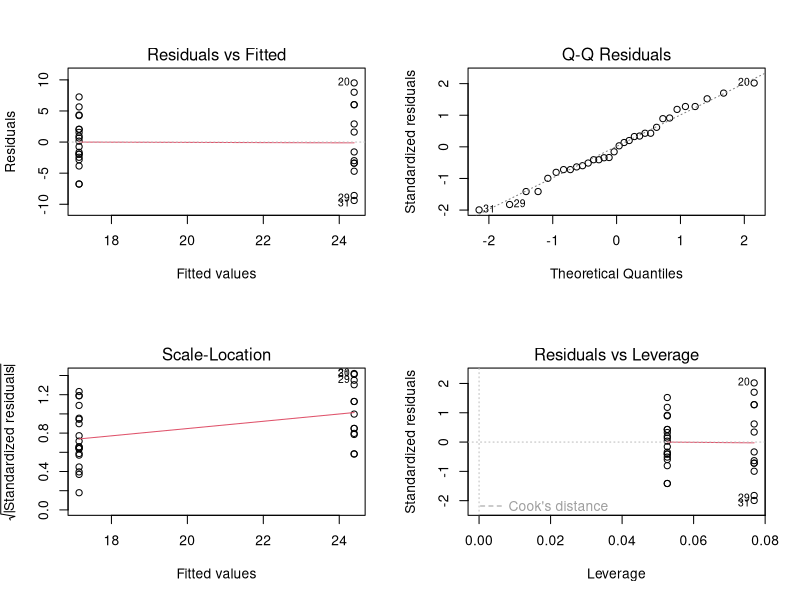
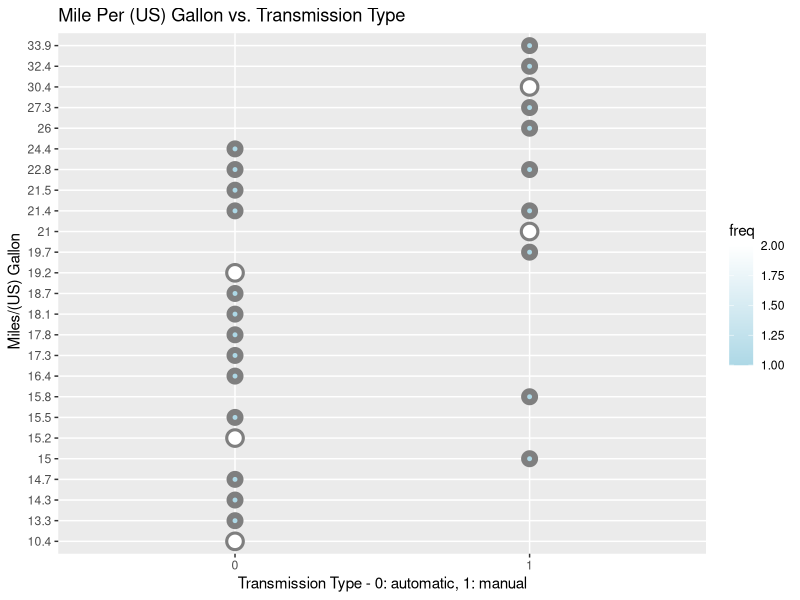

Write the R code that produced these figures, in order.
## ---- chunk 1
Sys.setlocale("LC_ALL", "C")
require("datasets")
data("mtcars")
## ---- chunk 2

## ---- chunk 3
mpg <- mtcars$mpg; am <- as.factor(mtcars$am)
fit <- lm(mpg ~ am) 
summary(fit)$coefficient
## ---- chunk 4
par(mfrow = c(2,2))
plot(fit)
## ---- chunk 5
coeff_fit <- summary(fit)$coefficient
ci_95_beta0 <- coeff_fit[1,1] + c(-1,1) * qt(.975, df = fit$df) * coeff_fit[1,2] 
ci_95_beta1 <- coeff_fit[2,1] + c(-1,1) * qt(.975, df = fit$df) * coeff_fit[2,2] 
coeff_fit
## ---- chunk 6
str(mtcars)
## ---- chunk 7
summary(mtcars$mpg)
## ---- chunk 8
table(mtcars$am)
## ---- chunk 9
require(dplyr)
require(ggplot2)
freqData <- as.data.frame(table(mtcars$mpg, mtcars$am))
names(freqData) <- c("mpg", "am", "freq")

g <- ggplot(filter(freqData, freq > 0), aes(x = am, y = mpg))
g <- g  + scale_size(guide = "none" )
g <- g + geom_point(colour="grey50", aes(size = freq+2, show_guide = TRUE))
g <- g + geom_point(aes(colour=freq, size = freq))
g <- g + scale_colour_gradient(low = "lightblue", high="white")
g <- g + ggtitle("Mile Per (US) Gallon vs. Transmission Type")
g <- g + xlab("Transmission Type - 0: automatic, 1: manual")
g <- g + ylab(" Miles/(US) Gallon")
g
